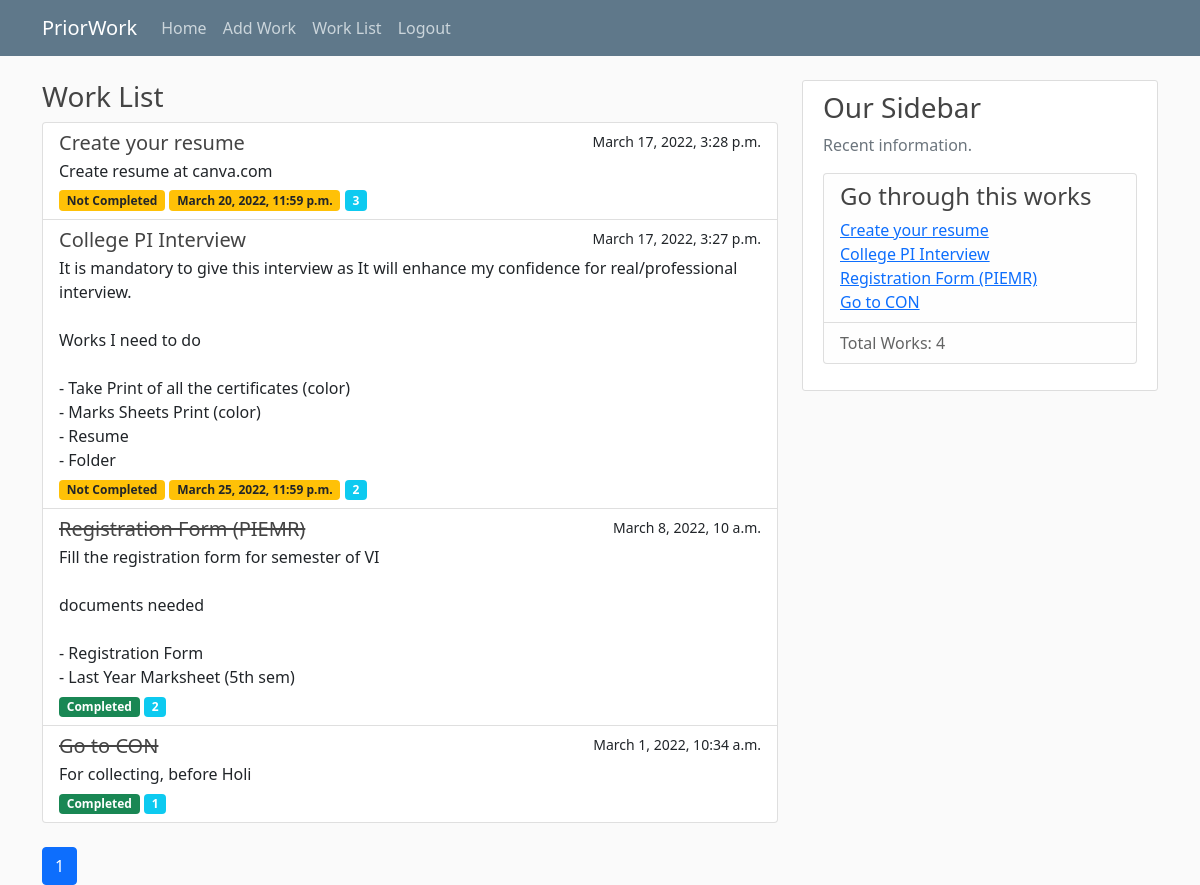
Page /work_list/ (signed in) on the committed database.
### Main/models.py (models this page shows, shortened)
class Work(models.Model):
    LOW = 0
    NORMAL = 1
    HIGH = 2
    FHIGH = 3
    title = models.CharField(max_length=200)
    description = models.TextField(max_length=2000)
    date_created = models.DateTimeField(default=timezone.now)
    complete_till = models.DateTimeField(default=timezone.now)
    is_completed = models.BooleanField(default=False)
    author = models.ForeignKey(User, on_delete=models.CASCADE)
    priority = models.IntegerField(choices=(
        (LOW, 'LOW'),
        (NORMAL, 'NORMAL'),
        (HIGH, 'HIGH'),
        (FHIGH, 'FIRST PRIORITY'),
    ), default=2)
    class Meta:
        ordering = ['-priority', '-date_created']
    @property
    def are_you_late(self):
        if self.complete_till < timezone.now():
            return True
        return False

### Main/views.py (the view)
# urls.py: path('work_list/', view=views.WorkList.as_view(), name="work_list"),
class WorkList(LoginRequiredMixin, ListView):
    model = Work
    template_name = "Main/worklist.html"
    paginate_by = 25
    def get_queryset(self):
        return self.model.objects.filter(author=self.request.user)

### Main/templates/Main/worklist.html (shortened to what this page needs)
{% extends 'Main/base.html' %}
{% block content %}
<h3> Work List</h3>
    <div class="list-group">
        {% for work in page_obj %}
            <a href="{% url 'main:work_update' work.pk %}" class="list-group-item list-group-item-action flex-column align-items-start">
                <div class="d-flex w-100 justify-content-between">
                    {% if work.is_completed %}
                        <h5 class="mb-1"><s>{{ work.title }}</s></h5>
                    {% else %}
                        <h5 class="mb-1">{{ work.title }}</h5>
                    {% endif %}
                    <small>{{ work.date_created }}</small>
                </div>
                <p class="mb-1" style="white-space: pre-line;">{{ work.description }}</p>
                {% if work.is_completed %}
                    <span class="badge bg-success">Completed</span>
                {% else %}
                    <span class="badge bg-warning text-dark">Not Completed</span>
                    {% if work.are_you_late %}
                        <span class="badge bg-warning text-dark">{{ work.complete_till }}</span>
                        <span class="badge bg-danger">Not Completed On Time</span>
                    {% else %}
                        <span class="badge bg-warning text-dark">{{ work.complete_till }}</span>
                    {% endif %}
                {% endif %}
                <span class="badge bg-info">{{work.priority}}</span>
            </a>
        {% endfor %}
    </div>
    <br>
    {% if page_obj %}
    <nav aria-label="Page navigation">
        <ul class="pagination">
            {% for i in page_obj.paginator.page_range %}
                {% if page_obj.number == i %}
                    <li class="page-item active"><a class="page-link">{{ i }}</a></li>
                {% elif i > page_obj.number|add:'-5' and i < page_obj.number|add:'5' %}
                    <li class="page-item"><a class="page-link" href="?page={{ i }}">{{ i }}</a></li>
                {% endif %}
            {% endfor %}
        </ul>
    </nav>
    {% endif %}
{% endblock %}

### Main/templates/Main/base.html (shortened to what this page needs)
{% load static %}
<!DOCTYPE html>
<html>
<head>
    <link rel="stylesheet" href="{% static 'Main/bootstrap.min.css' %}">
    <link rel="stylesheet" type="text/css" href="{% static 'Main/main.css' %}">
</head>
<body>
    <header class="site-header">
      <nav class="navbar navbar-expand-md navbar-dark bg-steel fixed-top">
        <div class="container">
          <a class="navbar-brand mr-4" href="">PriorWork</a>
          <div class="collapse navbar-collapse" id="navbarToggle">
            <div class="navbar-nav">
              {% if user.is_authenticated %}
                <a class="nav-item nav-link" href="{% url 'main:index' %}">Home</a>
                <a class="nav-item nav-link" href="{% url 'main:add_work' %}">Add Work</a>
                <a class="nav-item nav-link" href="{% url 'main:work_list' %}">Work List</a>
                <a class="nav-item nav-link" href="{% url 'accounts:logout' %}">Logout</a>
              {% else %}
                <a class="nav-item nav-link" href="{% url 'accounts:login' %}">Login</a>
                <a class="nav-item nav-link" href="{% url 'accounts:signup' %}">Register</a>
              {% endif %}
            </div>
          </div>
        </div>
      </nav>
    </header>
    <main role="main" class="container">
      <div class="row">
        <div class="col-md-8">
          {% block content %}{% endblock %}
        </div>
        <div class="col-md-4">
          <div class="content-section">
            <h3>Our Sidebar</h3>
            <p class='text-muted'>Recent information.
              <ul class="list-group">
                <li class="list-group-item list-group-item-light">
                  <h4>Go through this works</h4>
                  {% for work in user.work_set.all|slice:":5"  %}
                    <a href="{% url 'main:work_update' work.pk %}" class="link-primary">{{work.title}}</a><br/>
                  {% endfor %}
                </li>
                <li class="list-group-item list-group-item-light">
                  Total Works: {{ user.work_set.count }}
                </li>
              </ul>
            </p>
          </div>
        </div>
      </div>
    </main>
</body>
</html>

### Main/static/Main/main.css (style rules this page uses)
body { background: #fafafa; color: #333333; margin-top: 5rem; }
h1, h2, h3, h4, h5, h6 { color: #444444; }
ul { margin: 0; }
.bg-steel { background-color: #5f788a; }
.site-header .navbar-nav .nav-link { color: #cbd5db; }
.content-section { background: #ffffff; padding: 10px 20px; border: 1px solid #dddddd; border-radius: 3px; margin-bottom: 20px; }

### rows in the picture
Work: title "Create your resume", date_created "March 17, 2022, 3:28 p.m.", description "Create resume at canva.com", complete_till "March 20, 2022, 11:59 p.m.", priority "3"
Work: title "College PI Interview", date_created "March 17, 2022, 3:27 p.m.", description "It is mandatory to give this interview as It will enhance my confidence for real/professional interview. Works I need to do - Take Print of all the certificates (color) - Marks Sheets Print (color) - Resume - Folder", complete_till "March 25, 2022, 11:59 p.m.", priority "2"
Work: title "Registration Form (PIEMR)", date_created "March 8, 2022, 10 a.m.", description "Fill the registration form for semester of VI documents needed - Registration Form - Last Year Marksheet (5th sem)", is_completed "Completed", priority "2"
Work: title "Go to CON", date_created "March 1, 2022, 10:34 a.m.", description "For collecting, before Holi", is_completed "Completed", priority "1"

### other values in the picture
{{ i }} "1"
{{ user.work_set.count }} "4"
